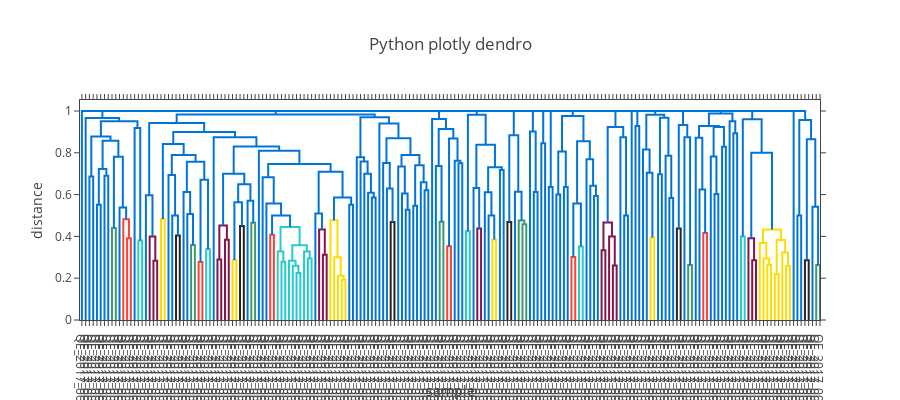

Here is the notebook cell this chart was saved with:
### Code cell
plotly.offline.init_notebook_mode(connected=True) # for visualising plot inline
plotly.offline.iplot(k, filename='simple_dendrogram')
